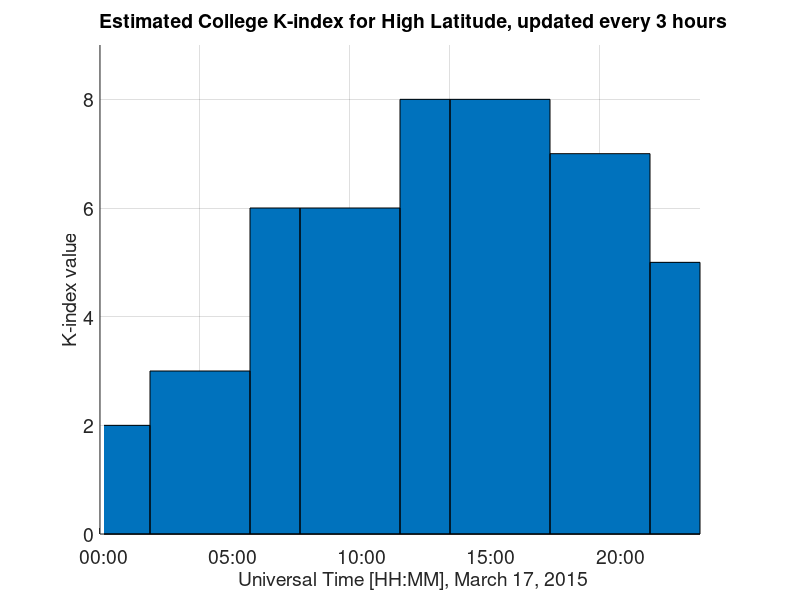

The MATLAB script that drew this image:
close all;
clear all;
op_path = '/Users/yangsu/Dropbox/research-misc/[MTSSP]/2015_Yang_MTSSP/figs/';
time = datenum([2015, 3, 17, 1.5, 0, 0]):1 / 24 * 3:datenum([2015, 3, 17, 22.5, 0, 0]);
%planetary K
kpdata = [2, 5, 6, 6, 8, 8, 7, 8];
%college K (high lat)
kcdata = [2, 3, 6, 6, 8, 8, 7, 5];
kpdata = kcdata;
weaki = find(kpdata < 4);
moderatei = find(kpdata == 4);
strongi = find(kpdata > 4);
hold on;
bar(time, kpdata, 1);
% b1 = bar(time(weaki),kpdata(weaki),'g');
% b2 = bar(time(moderatei),kpdata(moderatei),'y');
% b3 = bar(time(strongi),kpdata(strongi),'r');
% legend({'K<4','K=4','K>4'});
axis([time(1) - 1.5 / 24, time(end) + 1.5 / 24, 0, 9]);
grid on;
title('Estimated College K-index for High Latitude, updated every 3 hours')
xlabel('Universal Time [HH:MM], March 17, 2015');
ylabel('K-index value')
datetick('x', 'keeplimits');
set(findall(gcf, '-property', 'FontSize'), 'FontSize', 14);
% saveas(gcf,[op_path,'Kp.eps'],'epsc2');
% close;
